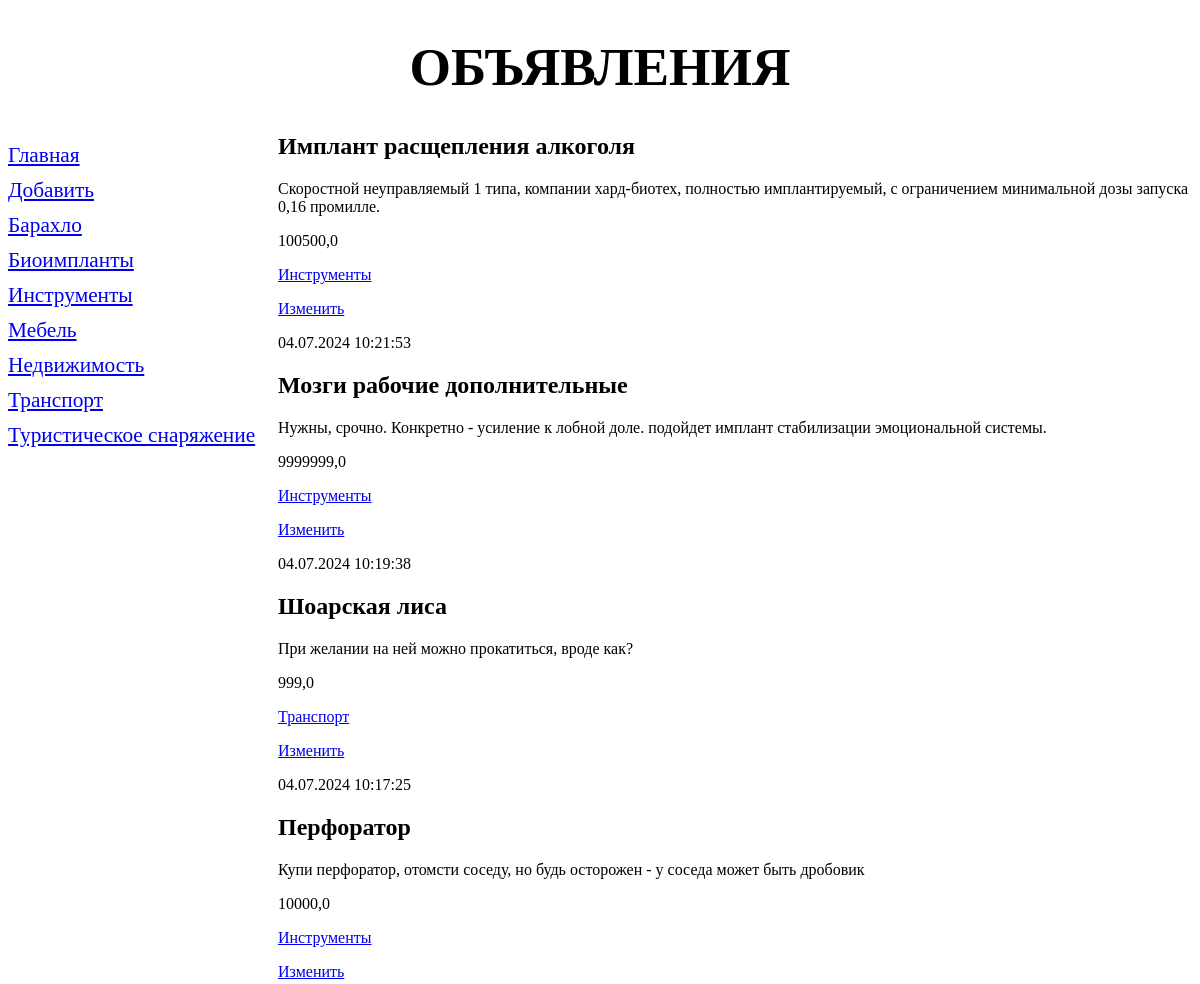
The app's page /bboard/ (upper part), older data.
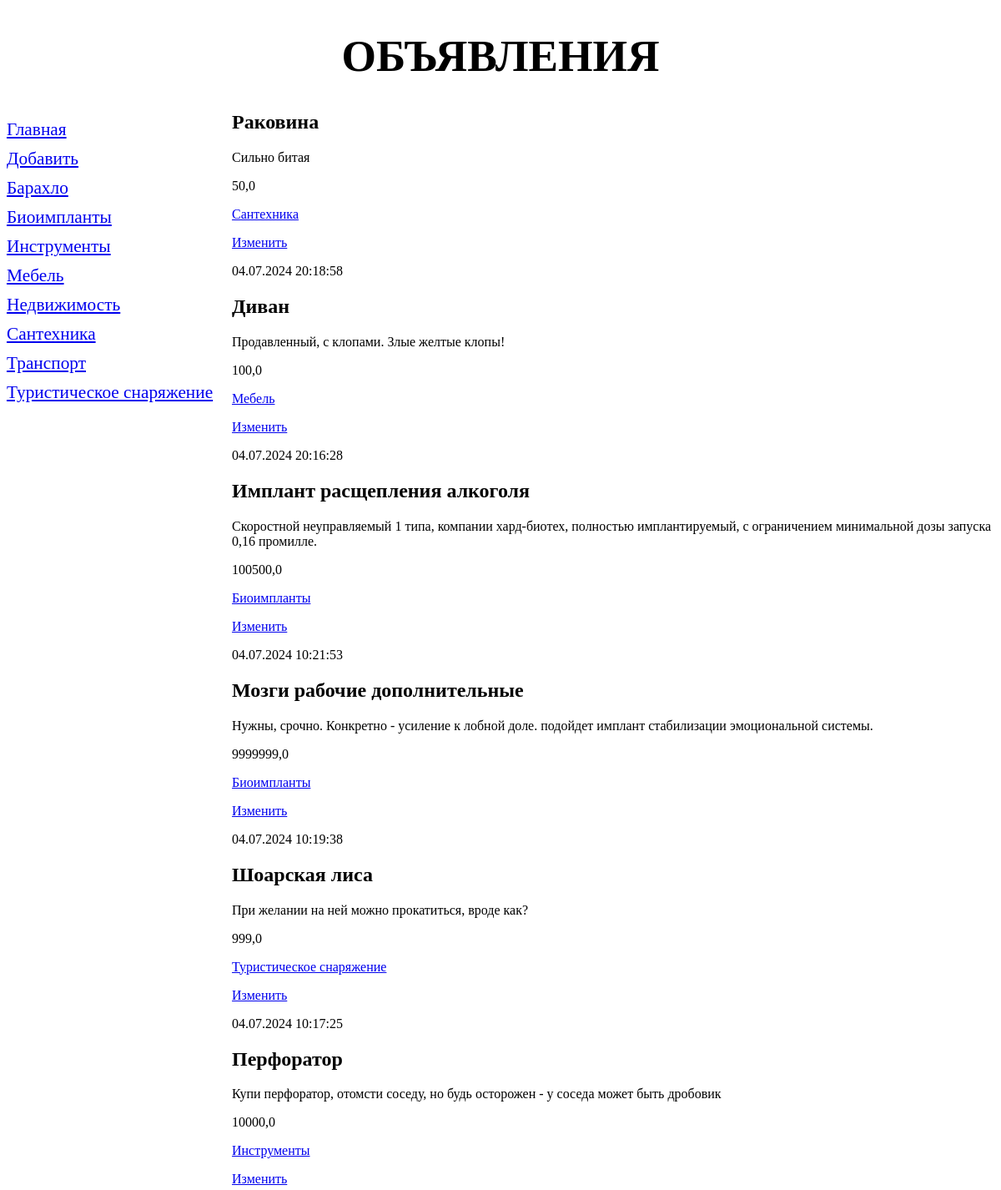
The same page, newer data.
### bboard/models.py (models this page shows, shortened)
class Rubric (models .Model) :
    name = models.CharField(max_length=20, db_index=True,  verbose_name='Название рубрики')
    class Meta:
        verbose_name_plural = 'Рубрики'
        verbose_name = 'Рубрика'
        ordering = ['name']

class Bb(models.Model):
    BUY = 'b'
    SELL = 's'
    EXCHANGE = 'c'
    KINDS = (
        (None, 'Выберите тип публикуемого объявления'),
        ('Купля-продажа', (
            (BUY, 'Куплю'),
            (SELL, 'Продам'),
        )),
        ('Обмен', (
            (EXCHANGE, 'Обменяю'),
        ))
    )
    """
    class Kinds(models.TextChoices):
        BUY = 'b', 'Куплю'
        SELL = 's', 'Продам'
        EXCHANGE = 'c', 'Обменяю'
        RENT = 'r'
        __empty__ = 'Выберите тип публикуемого объявления'

    kind = models.CharField(max_length=1, choices=Kinds.choices, default=Kinds.SELL)


    class Kinds(models.IntegerChoices):
        BUY = 1, 'Куплю'
        SELL = 2, 'Продам'
        EXCHANGE = 3, 'Обменяю'
        RENT = 4

    kind = models.SmallIntegerField(choices=Kinds.choices, default=Kinds.SELL)
    """
    kind = models.CharField(max_length=1, choices=KINDS, blank=True)
    rubric = models.ForeignKey('Rubric', null=True, on_delete=models.PROTECT, verbose_name='Рубрика')
    title = models.CharField(max_length=50, verbose_name='Товар')
    content = models.TextField(**NULLABLE, verbose_name='Описание')
    price = models.FloatField(**NULLABLE, verbose_name='Цена')
    published = models.DateTimeField(auto_now_add=True, db_index=True, verbose_name='Опубликовано')
    class Meta:
        verbose_name_plural = 'Объявления'
        verbose_name = 'Объявление'
        ordering = ['-published']

### bboard/views.py (the view)
# urls.py: path('', index, name='index'),
def index(request):
    template = loader.get_template('bboard/index.html')
    bbs = Bb.objects.all()
    rubrics = Rubric.objects.all()
    context = {'bbs': bbs, 'rubrics': rubrics}
    return render(request, 'bboard/index.html', context)

### bboard/templates/bboard/index.html
{% extends "layout/basic.html" %}
{% block content %}
{% for bb in bbs %}
<div>
    <h2>{{ bb.title }}</h2>
    <p>{{ bb.content }}</p>
    <p>{{ bb.price }}</p>
    <p><a href="{% url 'by_rubric' bb.rubric.pk %}">
        {{ bb.rubric.name }}</a></p>
    <p><a href="{% url 'update' bb.pk %}">Изменить </a></p>
        <p>{{ bb.published|date:"d.m.Y H:i:s" }}</p>
</div>
{% endfor %}
{% endblock %}

### bboard/templates/layout/basic.html (shortened to what this page needs)
{% load static %}
<!DOCTYPE html>
<html>
<head>
    <link rel="stylesheet" type="text/css" href="{% static 'bboard/style.css' %}">
</head>
<body>
<header>
    <h1>Объявления</h1>
</header>
<nav>
    <a href="{% url 'index' %}">Главная</a>
    <a href="{% url 'add' %}">Добавить</a>
    {% for rubric in rubrics %}
    <a href="{% url 'by_rubric' rubric.pk %}">{{ rubric.name }}</a>
    {% endfor %}
</nav>
<main>
    {% block content %}
    {% endblock %}
</main>
</body>
</html>

Row changes from the older to the newer data that the page shows:
added Rubric: name "Сантехника"
added Bb: title "Раковина", content "Сильно битая", price "50,0", rubric.name "Сантехника", published "04.07.2024 20:18:58"
added Bb: title "Диван", content "Продавленный, с клопами. Злые желтые клопы!", price "100,0", rubric.name "Мебель", published "04.07.2024 20:16:28"
changed Bb "Имплант расщепления алкоголя": rubric.name "Инструменты" → "Биоимпланты"
changed Bb "Мозги рабочие дополнительные": rubric.name "Инструменты" → "Биоимпланты"
changed Bb "Шоарская лиса": rubric.name "Транспорт" → "Туристическое снаряжение"
